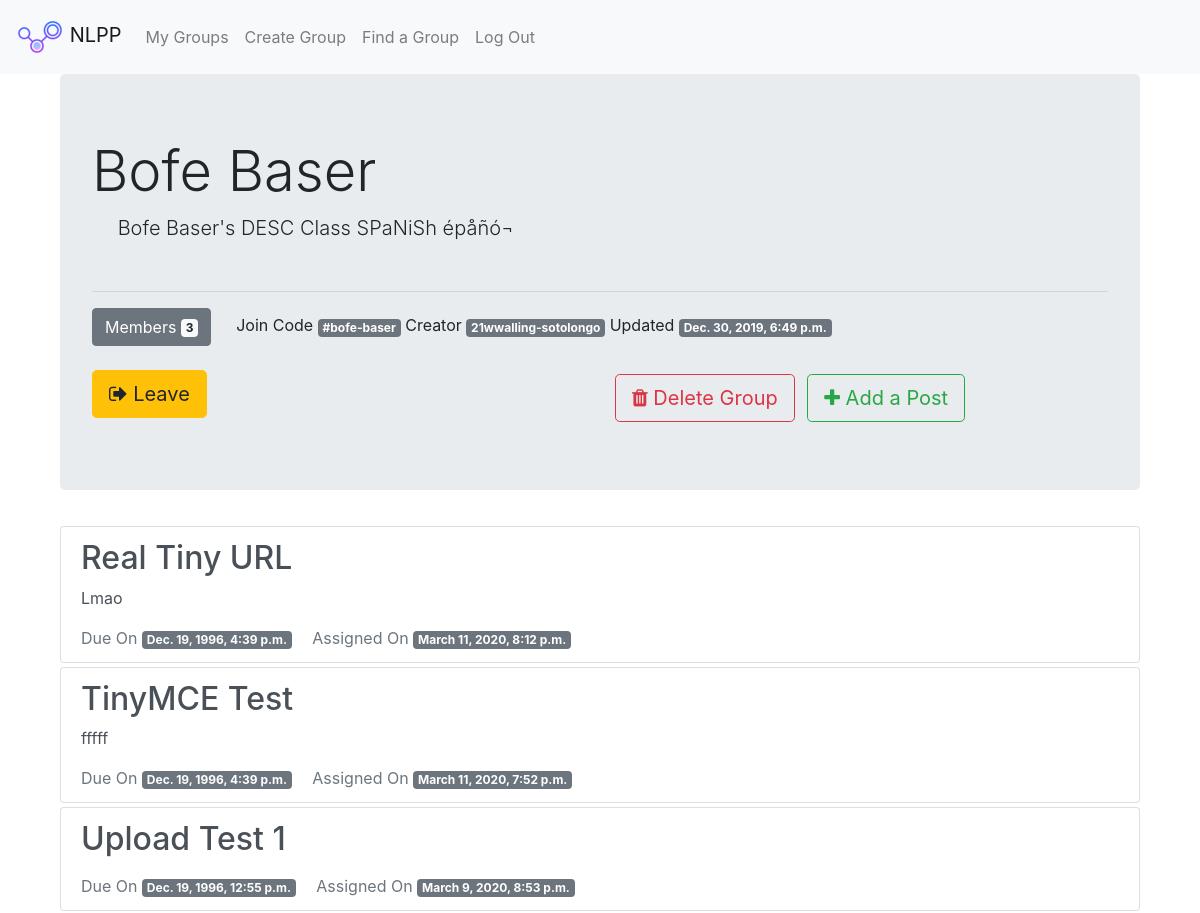
Before: /groups/singular/bofe-baser/ (signed in, upper part) with the older database file.
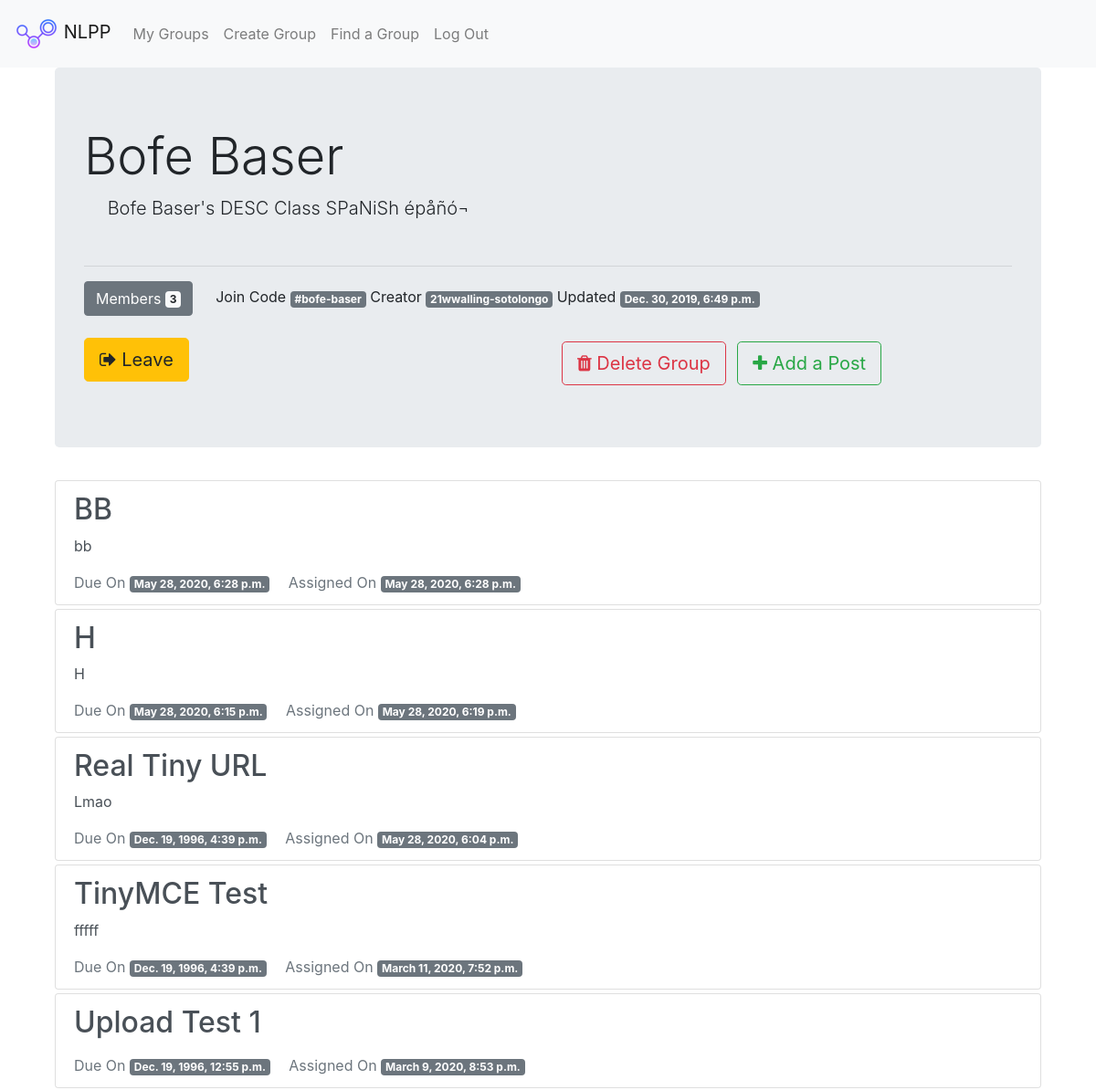
After: the same page with the newer database file.
### posts/models.py (models this page shows, shortened)
class Post(models.Model):
    name = models.CharField(max_length=50)
    creator = models.ForeignKey(User, related_name="post_creator", on_delete=models.CASCADE)
    group = models.ForeignKey(Group, related_name="posts",null=True, blank=True,on_delete=models.CASCADE)
    description = models.TextField(blank=True, default="", max_length=8000)
    body_text = models.TextField(blank=True, default="", max_length=8000)
    creation_date = models.DateTimeField(auto_now=True)
    due_date = models.DateTimeField()
    from_lang = models.ForeignKey('SupportedLanguages', related_name="from_langs", on_delete=models.CASCADE)
    to_lang = models.ForeignKey('SupportedLanguages', related_name="to_langs", on_delete=models.CASCADE)
    class Meta:
        ordering = ["-creation_date"]

### groups/views.py (the view)
# urls.py: path("singular/<slug>/",views.SingleGroup.as_view(),name="single"),
class SingleGroup(LoginRequiredMixin, generic.DetailView):
    model = Group

### groups/templates/groups/group_detail.html (shortened to what this page needs)
{% extends "groups/group_base.html" %}
{% block pregroup %}
<div class="container">
  <div class="jumbotron">
    <h1 class="display-4">{{group.name}}</h1>
    <p class="lead"> &emsp; {{group.description}}</p>
    <hr class=mt-5>
    <div>
      <button type="button" class="btn btn-secondary" data-toggle="modal"
        data-target="#MemberList">Members <span class="badge badge-light">
        {{group.members.count}} </span>
      </button> &emsp;
      Join Code <span class="badge badge-secondary"> #{{group.slug}} </span>
      Creator <span class="badge badge-secondary">{{group.creator}}</span>
      Updated <span class="badge badge-secondary">{{group.creation_date}}</span>
    </div>
    <div class="content mt-4">
      <div class="row">
      <div class="col">
    	{% if user in group.members.all %}
    		<a href="{% url 'groups:leave' slug=group.slug %}" class="btn btn-lg btn-warning"><span class="fa fa-sign-out"></span> Leave</a>
    	{% else %}
    		<a href="{% url 'groups:join' slug=group.slug %}" class="btn btn-lg btn-success"><span class="fa fa-sign-in"></span> Join</a>
    	{% endif %}
    </div>
      {% if user == group.creator %}
        <div class="col float-right">
            <a href="{% url 'groups:delete' slug=group.slug %}" class=" btn btn-lg btn-outline-danger my-1"><span class="fa fa-trash"></span> Delete Group</a>
            <a href="{% url 'groups:posts:create' slug=view.kwargs.slug %}" class="mx-2  btn btn-lg btn-outline-success my-1"><span class="fa fa-plus"></span> Add a Post</a>
        </div>
      {% endif %}
    </div>
    </div>
  </div>
  {% include "groups/_group_members_modal.html" with group=group%}
{% endblock %}
{% block group_content %}
  <div class= "container">
  {% for post in group.posts.all %}
  {% if user in group.members.all %}
  <div class="my-1">
    <a href="{% url 'groups:posts:single' pk=post.pk slug=group.slug %}" class="list-group-item list-group-item-action flex-column align-items-start">
      <h2 class="mb-2">{{ post.name }}</h2>
      <p class="mt-2"> {{ post.description}} </p>
      <div class="d-flex justify-content-start w-40 ">
        <span class="text-muted"> Due On <span class="badge badge-secondary">{{ post.due_date }}</span></span>
        <span class="text-muted ml-3"> Assigned On <span class="badge badge-secondary">{{ post.creation_date }}</span></span>
      </div>
    </a>
  </div>
  {% endif %}
  {% endfor %}
  </div>
{% endblock %}

Changed rows visible on the page:
added Post: name "BB", description "bb", due_date "May 28, 2020, 6:28 p.m.", creation_date "May 28, 2020, 6:28 p.m."
added Post: name "H", description "H", due_date "May 28, 2020, 6:15 p.m.", creation_date "May 28, 2020, 6:19 p.m."
changed Post "Real Tiny URL": creation_date "March 11, 2020, 8:12 p.m." → "May 28, 2020, 6:04 p.m."
